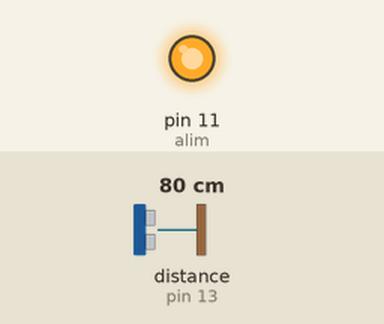
Simulated run of this sketch. Board: Arduino Uno, built with avr-gcc and run on an emulated ATmega328P. On the bench: output pins drawn as LEDs (lit = HIGH). Wiring (inferred from the names in the program): ultrasonic range finder: trigger pin 12; echo pin 13. The inputs (shaded band) are chosen by the test bench; at power-on: distance to the obstacle (sensor on pin 13) 80 cm. The echo pulse lasts 58.3 µs per cm; pins used as bus, display or sensor lines are not drawn; what the sketch prints to the serial monitor is not drawn.

Above: at 0.1 s.
Timing chart, 0 to 1.6 s (numbered marks = the images above):
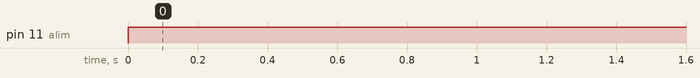

The sketch:

prova_ultrasuoni.ino
```cpp
//sensore ad ultrasuoni test copenaghen

const int alim =  11;
const int trigger = 12;
const int receiver = 13;

void setup()
{
 pinMode(trigger,OUTPUT);
 pinMode(receiver,INPUT);
 pinMode(alim,OUTPUT);
 Serial.begin(9600);
 Serial.print("sono un sensore ciao: ");
}

void loop()
{
 digitalWrite(alim,HIGH);
 digitalWrite(trigger,LOW); //inizializzo a 0 il trigger
 digitalWrite(trigger,HIGH); //impulso di 10 microsecondi su trigger
 delayMicroseconds(10); //delay di 10 microsecondi
 digitalWrite(trigger,LOW); //trigger torna a 0
 long durata = pulseIn(receiver,HIGH); //ricezione segnale
 long distanza = 0.034 * durata / 2; // calcolo distanza dall'oggetto
 Serial.print("distanza: "); //stampa seriale della distanza

//se durata supera i 38ms è fuori portata
 if(distanza > 500)
 {Serial.println("Fuori portata :(");}
  else
 {Serial.print(distanza); Serial.println("cm ");}
 delay(3000);
}
```

Measured:
- by itself, pin 11 (alim): LOW → HIGH at 0.00 s
